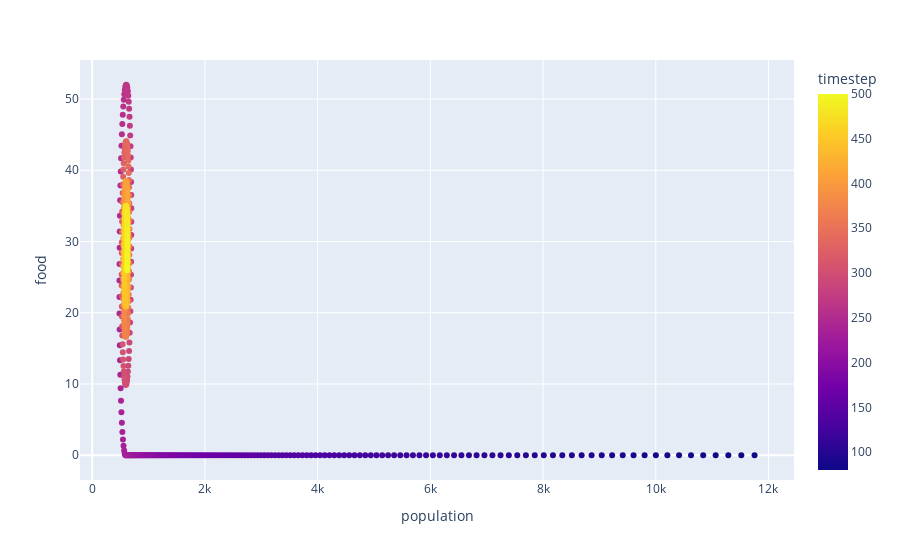

Here is the notebook cell this chart was saved with:
### Code cell
fig = px.scatter(
    df[df.timestep >= 80],
    x='population',
    y='food',
    color='timestep'
)
fig.show()

### Figure 1 — Plotly figure (JSON) as saved in the notebook; plotly's stock layout.template omitted (floating-point values rounded to 4 significant figures; data arrays with more than 128 entries replaced by an {"elided": "..."} marker saying what was removed)
{"data": [{"hovertemplate": "population=%{x}<br>food=%{y}<br>timestep=%{marker.color}<extra></extra>", "legendgroup": "", "marker": {"color": {"elided": "421 int values"}, "coloraxis": "coloraxis", "symbol": "circle"}, "mode": "markers", "name": "", "orientation": "v", "showlegend": false, "type": "scatter", "x": {"elided": "421 int values"}, "xaxis": "x", "y": {"elided": "421 float values"}, "yaxis": "y"}], "layout": {"coloraxis": {"colorbar": {"title": {"text": "timestep"}}, "colorscale": [[0, "#0d0887"], [0.1111, "#46039f"], [0.2222, "#7201a8"], [0.3333, "#9c179e"], [0.4444, "#bd3786"], [0.5556, "#d8576b"], [0.6667, "#ed7953"], [0.7778, "#fb9f3a"], [0.8889, "#fdca26"], [1, "#f0f921"]]}, "legend": {"tracegroupgap": 0}, "margin": {"t": 60}, "xaxis": {"anchor": "y", "domain": [0, 1], "title": {"text": "population"}}, "yaxis": {"anchor": "x", "domain": [0, 1], "title": {"text": "food"}}}}
